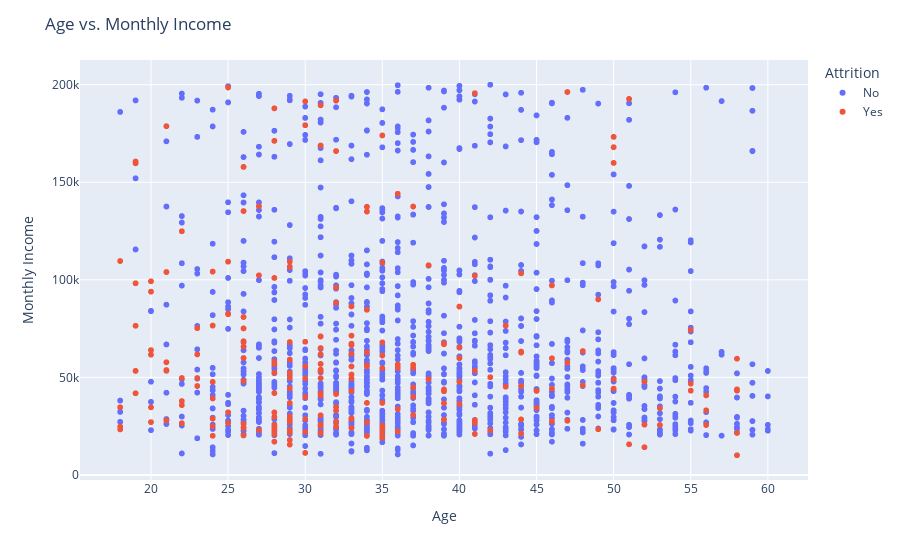

Notebook code cell kept with this figure:
### Code cell
import plotly.express as px

# Create a scatter plot of age vs. monthly income, colored by attrition
fig = px.scatter(data, x='Age', y='MonthlyIncome', color='Attrition')
fig.update_layout(title='Age vs. Monthly Income', xaxis_title='Age', yaxis_title='Monthly Income')
fig.show()

### Figure 1 — Plotly figure (JSON) as saved in the notebook; plotly's stock layout.template omitted (floating-point values rounded to 4 significant figures; data arrays with more than 128 entries replaced by an {"elided": "..."} marker saying what was removed)
{"data": [{"hovertemplate": "Attrition=No<br>Age=%{x}<br>MonthlyIncome=%{y}<extra></extra>", "legendgroup": "No", "marker": {"color": "#636efa", "symbol": "circle"}, "mode": "markers", "name": "No", "showlegend": true, "type": "scattergl", "x": {"elided": "3699 int values"}, "xaxis": "x", "y": {"elided": "3699 int values"}, "yaxis": "y"}, {"hovertemplate": "Attrition=Yes<br>Age=%{x}<br>MonthlyIncome=%{y}<extra></extra>", "legendgroup": "Yes", "marker": {"color": "#EF553B", "symbol": "circle"}, "mode": "markers", "name": "Yes", "showlegend": true, "type": "scattergl", "x": {"elided": "711 int values"}, "xaxis": "x", "y": {"elided": "711 int values"}, "yaxis": "y"}], "layout": {"legend": {"title": {"text": "Attrition"}, "tracegroupgap": 0}, "margin": {"t": 60}, "title": {"text": "Age vs. Monthly Income"}, "xaxis": {"anchor": "y", "domain": [0, 1], "title": {"text": "Age"}}, "yaxis": {"anchor": "x", "domain": [0, 1], "title": {"text": "Monthly Income"}}}}
